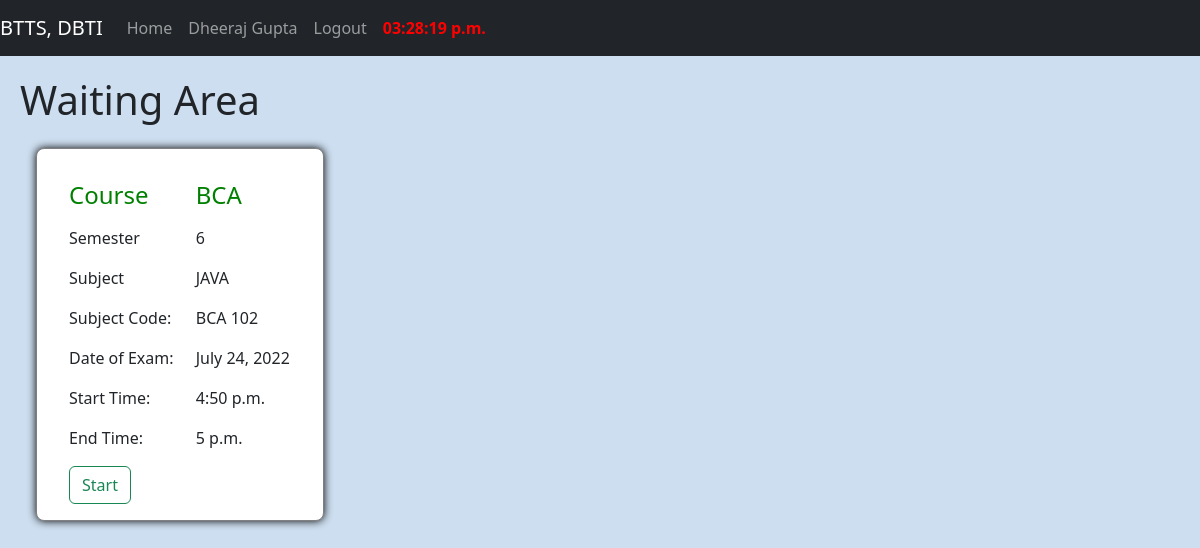
Screenshot of /student/student-dashboard/ (signed in) with the database file from the repository.
### teacher/models.py (models this page shows)
class exams(models.Model):
    course = models.CharField(max_length=100)
    semester = models.CharField(max_length=10)
    subject = models.CharField(max_length=50)
    subject_code = models.CharField(max_length=10)
    date_of_exam = models.DateField()
    start_time = models.TimeField()
    end_time = models.TimeField()
    scheduled_by = models.CharField(max_length=50)
    question_file = models.FileField(default='file')
    answer_file = models.FileField(default='file')

### student/views.py (the view)
# urls.py: path('student-dashboard/', views.waiting_area, name='waiting_area'),
def waiting_area(request):
    allExams = exams.objects.all()
    context = {
        "exams":allExams
    }
    return render(request, 'waiting_area.html', context)

### student/templates/waiting_area.html (shortened to what this page needs)
{% extends 'st_base.html' %}
{% load static %}
{% block content %}
    <h1>Waiting Area</h1>
    <div style="display:flex;">
        {% for exam in exams %}
            <div class="exm">
                <div style="display:flex; font-weight: 500;">
                    <div>
                        <p><h4>Course</h4></p>
                        <p>  Semester </p>
                        <p> Subject </p>
                        <p> Subject Code: </p>
                        <p> Date of Exam: </p>
                        <p> Start Time: </p>
                        <p> End Time: </p>
                    </div>
                    <div style="margin-left:10%;">
                        <p><h4> {{exam.course}} </h4></p>
                        <p> {{exam.semester}}  </p>
                        <p> {{exam.subject}} </p>
                        <p> {{exam.subject_code}} </p>
                        <p> {{exam.date_of_exam}} </p>
                        <p id="startTime"> {{exam.start_time}} </p>
                        <p id="endTime"> {{exam.end_time}} </p>
                    </div>
                </div>
                <form action="#">
                    <button type="submit" class="btn btn-outline-success" id="examBtn" disabled> Start </button>
                </form>
            </div>
        {% endfor %}
    </div>
{% endblock %}

### teacher/static/style.css (style rules this page uses)
body { background-color: #CDDEF0; }

### student/static/sstyle.css (style rules this page uses)
.exm { border: 1px solid gray; border-radius: 8px; background-color: white; padding:1rem; padding-left: 2rem; padding-right: 2rem; margin: 1rem; box-shadow: 0 0 .5rem black; min-width: 18rem; }
.exm h4 { color: green; }

### rows the page displays
exams: course "BCA", semester "6", subject "JAVA", subject_code "BCA 102", date_of_exam "July 24, 2022", start_time "4:50 p.m.", end_time "5 p.m."
